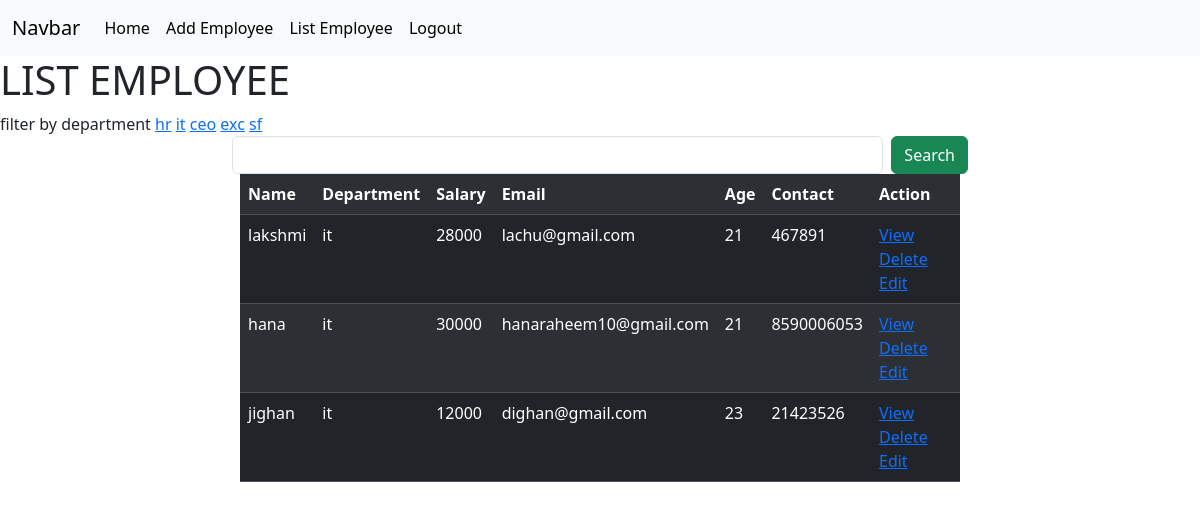
The app's page /employees/list?department=it (signed in) with its own data.
### crm/models.py (models this page shows, shortened)
class Employees(models.Model):
    name=models.CharField(max_length=200)
    department=models.CharField(max_length=200)
    salary=models.PositiveIntegerField()
    email=models.EmailField(unique=True)
    age=models.PositiveIntegerField()
    contact=models.CharField(null=True,max_length=200)
    image=models.ImageField(upload_to="images",null=True,blank=True)
    dob=models.DateField(null=True,blank=True)

### crm/views.py (the view, shortened to what this page needs)
# urls.py: path("employees/list",views.EmployeeListView.as_view(),name="emp-list"),
@method_decorator(signin_required,name="dispatch")
class EmployeeListView(View):
     def get(self,request,*args,**kwargs):
           qs=Employees.objects.all()
           departments=Employees.objects.all().values_list("department",flat=True).distinct()
           print(departments)
           if "department"in request.GET:
                dept=request.GET.get("department")
                qs=qs.filter(department__iexact=dept)
           return render(request,"emp_list.html",{"data":qs,"department":departments})

### crm/views.py (called while the page is built)
def signin_required(fn):
     def wrapper(request,*args,**kwargs):
       if not request.user.is_authenticated:
          messages.error(request,"invalid session")
          return redirect('signin')
       else:
          return fn(request,*args,**kwargs)
     return wrapper

### crm/templates/emp_list.html (shortened to what this page needs)
{%extends 'base.html'%}
{%block body_block%}
<h1>LIST  EMPLOYEE</h1>
<div>
  filter by department
  {%for dept in department%}
  <a href="{%url 'emp-list'%}?department={{dept}}">{{dept}}</a>
  {%endfor%}
</div>
    <div class="container">
<div class="row">
  <div class="col-2"></div>
  <div class="col-8">
    <form action="" method="post">
      <div class="d-flex">
    <input type="text" name="box" class="form-control me-2">
      <button type="submit" class="btn btn-success">Search</button>
    </div>
    </form>
</div>
    </div>
      <div class="container ">
        <div class="row ">
          <div class="col-2"></div>
          <div class="col-8 ">
            <table class="table table-dark table-striped caption-top ">
              <tr>
                <td><strong>Name</strong></td>
                <td><strong>Department</strong></td>
                <td><strong>Salary</strong></td>
                <td> <strong>Email</strong></td>
                <td><strong>Age</strong></td>
                <td><strong>Contact</strong></td>
                <td><strong>Action</strong></td>
              </tr>
      {%for emp in data%}
    <tr>
    <td>{{emp.name}}</td>
    <td>{{emp.department}}</td>
    <td>{{emp.salary}}</td>
    <td>{{emp.email}}</td>
    <td>{{emp.age}}</td>
    <td>{{emp.contact}}</td>
    <td>
      <a href="{%url 'emp-detail' emp.id%}">View</a>
    <a href="{%url 'emp-delete' emp.id%}">Delete</a>
    <a href="{%url 'emp-edit' emp.id%}">Edit</a>
  </td>
  </tr>
  {%endfor%}
            </table>
          </div>
          <div class="col-2"></div>
        </div>
      </div>
      {%endblock%}

### records on screen
Employees: name "lakshmi", department "it", salary "28000", email "lachu@gmail.com", age "21", contact "467891"
Employees: name "hana", department "it", salary "30000", email "hanaraheem10@gmail.com", age "21", contact "8590006053"
Employees: name "jighan", department "it", salary "12000", email "dighan@gmail.com", age "23", contact "21423526"

### other values on screen
{{ dept }} "hr" "it" "ceo" "exc" "sf"
